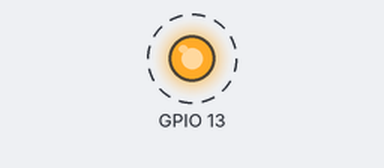
Bench run of a sketch on a simulated ESP32. On the bench: output pins drawn as LEDs (lit = HIGH). Dashed ring = blinking. What the sketch prints to the serial monitor is not drawn.

Above: at 0.2 s.
Timing chart, 0 to 3.0 s (numbered marks = the images above):
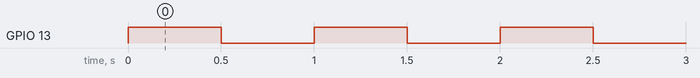

Measured:
- by itself, GPIO 13: alternates HIGH for 0.50 s and LOW for 0.50 s

The sketch:

esp32GetMACAddress.ino
```cpp
#include "WiFi.h"
void setup() {
  Serial.begin(115200);
  Serial.println("Started");

  pinMode(13, OUTPUT);
  digitalWrite(13,HIGH);

  WiFi.mode(WIFI_MODE_STA);
  Serial.print("MAC Address: ");
  Serial.println(WiFi.macAddress());

}

void loop() {
  // It helps to have SOMETHING visible
  delay(500);
  digitalWrite(13, LOW);
  delay(500);
  digitalWrite(13, HIGH);
}
```
